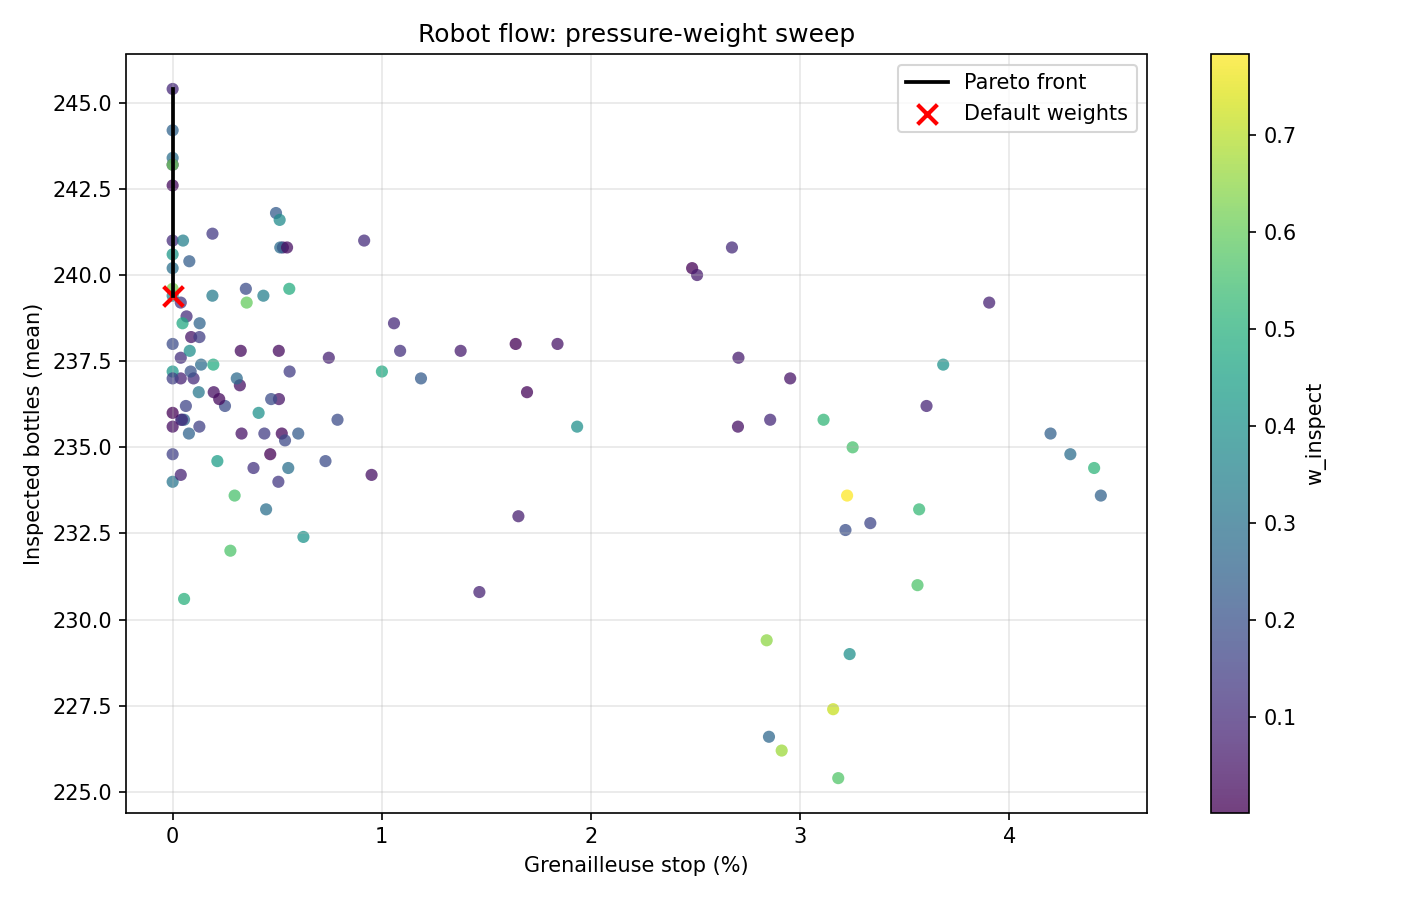

Recreate this plot in Python.
import csv
import random

import matplotlib.pyplot as plt
import numpy as np

import Parameter_horizontal as PH
from demo_composite_flow_robot import demo_composite_flow as run_robot


def run_stats(n_runs, seed_base, weights, base_kwargs):
    bottles = []
    blocked_pct = []

    for i in range(n_runs):
        seed = seed_base + i
        random.seed(seed)
        np.random.seed(seed)
        result = run_robot(
            plot=False,
            variable_speed=True,
            speed_ctrl_w_step_out=weights[0],
            speed_ctrl_w_robot_out=weights[1],
            speed_ctrl_w_conv_out=weights[2],
            speed_ctrl_w_inspect=weights[3],
            **base_kwargs,
        )
        total_time = float(result.get("total_time", 0.0)) or 1.0
        blocked_time = float(result.get("grenailleuse_blocked_time", 0.0))
        bottles.append(len(result.get("inspected_times", [])))
        blocked_pct.append(blocked_time * 100.0 / total_time)

    return float(np.mean(bottles)), float(np.mean(blocked_pct))


def pareto_front(points):
    points_sorted = sorted(points, key=lambda p: p["blocked"])
    front = []
    best_bottles = -1e18
    for p in points_sorted:
        if p["bottles"] > best_bottles:
            front.append(p)
            best_bottles = p["bottles"]
    return front


def main():
    n_candidates = 120
    n_runs = 5
    rng_seed = 42
    seed_base = 9000

    base_kwargs = {
        "mean_interval": PH.mean_interval,
        "down_time": PH.down_time,
        "min_inter": PH.min_iter,
        "max_inter": PH.max_iter,
        "t_dis": PH.t_dis,
        "t_dis2": PH.t_dis2,
        "inspect_min": PH.inspect_min,
        "inspect_max": PH.inspect_max,
        "max_long": PH.max,
        "min_long": PH.min,
        "s": PH.s,
        "step_time": PH.step_time,
        "steps": PH.steps,
        "gr_conv": PH.gr_conv,
        "cont_out_capacity": 1,
        "length": PH.length,
        "spacing": PH.spacing,
        "speed": PH.speed,
        "dt": PH.dt,
        "env_time": PH.env_time,
        "sample_time": 1.0,
        "det_hold_time": PH.det_hold_time,
    }

    rng = np.random.default_rng(rng_seed)
    candidates = rng.dirichlet(alpha=np.ones(4), size=n_candidates).tolist()
    default_weights = [0.15, 0.30, 0.20, 0.35]
    candidates = [default_weights] + candidates

    points = []
    for idx, w in enumerate(candidates):
        bottles, blocked = run_stats(
            n_runs=n_runs,
            seed_base=seed_base + idx * 100,
            weights=w,
            base_kwargs=base_kwargs,
        )
        score = bottles - 0.5 * blocked
        points.append(
            {
                "idx": idx,
                "w_step_out": float(w[0]),
                "w_robot_out": float(w[1]),
                "w_conv_out": float(w[2]),
                "w_inspect": float(w[3]),
                "bottles": bottles,
                "blocked": blocked,
                "score": score,
                "is_default": idx == 0,
            }
        )

    top = sorted(points, key=lambda p: p["score"], reverse=True)[:10]
    front = pareto_front(points)

    print("=== Top 10 by score (bottles - 0.5 * blocked%) ===")
    for i, p in enumerate(top, start=1):
        tag = " (default)" if p["is_default"] else ""
        print(
            f"[{i}] bottles={p['bottles']:.1f} | blocked={p['blocked']:.2f}% | "
            f"weights=({p['w_step_out']:.3f}, {p['w_robot_out']:.3f}, {p['w_conv_out']:.3f}, {p['w_inspect']:.3f}){tag}"
        )

    csv_path = "sweep_robot_pressure_weights.csv"
    with open(csv_path, "w", newline="") as f:
        writer = csv.DictWriter(
            f,
            fieldnames=[
                "idx",
                "w_step_out",
                "w_robot_out",
                "w_conv_out",
                "w_inspect",
                "bottles",
                "blocked",
                "score",
                "is_default",
            ],
        )
        writer.writeheader()
        writer.writerows(points)

    fig, ax = plt.subplots(figsize=(9.5, 6.0))
    blocked_vals = [p["blocked"] for p in points]
    bottle_vals = [p["bottles"] for p in points]
    color_vals = [p["w_inspect"] for p in points]

    sc = ax.scatter(
        blocked_vals,
        bottle_vals,
        c=color_vals,
        cmap="viridis",
        alpha=0.75,
        s=34,
        edgecolors="none",
    )

    front_x = [p["blocked"] for p in front]
    front_y = [p["bottles"] for p in front]
    ax.plot(front_x, front_y, color="black", linewidth=1.8, label="Pareto front")

    default_point = next(p for p in points if p["is_default"])
    ax.scatter(
        [default_point["blocked"]],
        [default_point["bottles"]],
        color="red",
        s=90,
        marker="x",
        linewidths=2.0,
        label="Default weights",
    )

    ax.set_xlabel("Grenailleuse stop (%)")
    ax.set_ylabel("Inspected bottles (mean)")
    ax.set_title("Robot flow: pressure-weight sweep")
    ax.grid(True, alpha=0.3)
    ax.legend()
    cbar = plt.colorbar(sc, ax=ax)
    cbar.set_label("w_inspect")
    plt.tight_layout()
    fig_path = "sweep_robot_pressure_weights.png"
    plt.savefig(fig_path, dpi=150)
    print(f"Saved: {csv_path}")
    print(f"Saved: {fig_path}")


if __name__ == "__main__":
    main()
